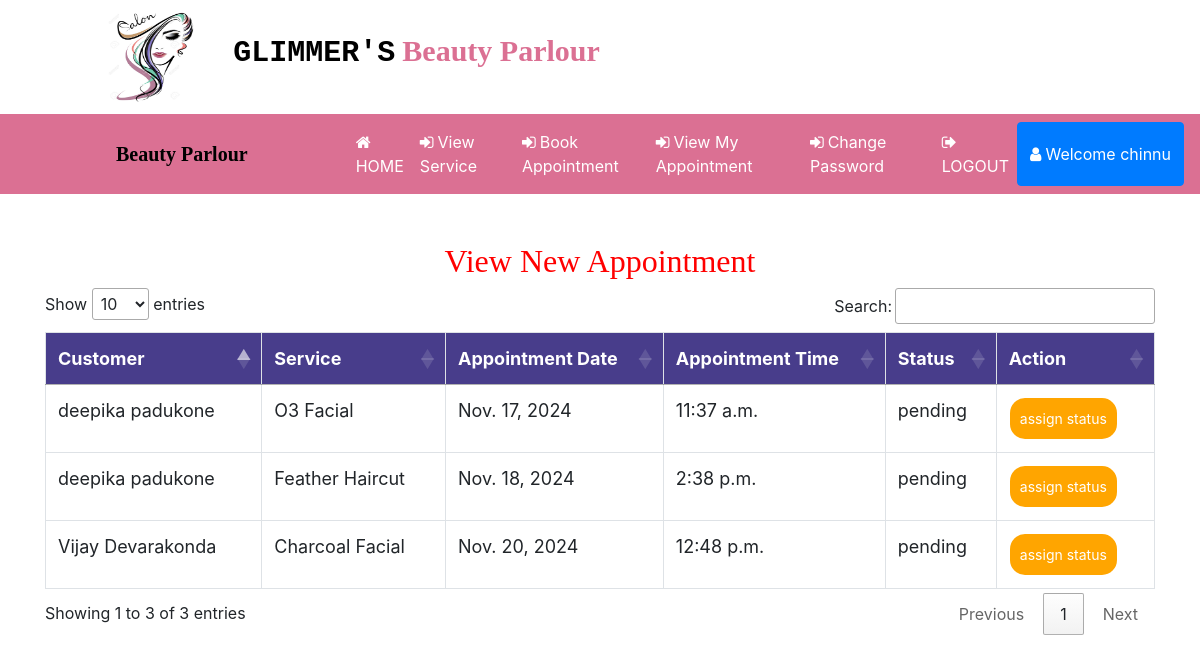
Screenshot of /view_new_appointment (signed in) with the database file from the repository.
### beauty/models.py (models this page shows, shortened)
class Apponitment(models.Model):
    service = models.ForeignKey(Servise,on_delete=models.CASCADE,null=True)
    customer = models.ForeignKey(Customer,on_delete=models.CASCADE,null=True)
    status = models.ForeignKey(Book_status,on_delete=models.CASCADE,null=True)
    paid = models.ForeignKey(Booking_Paid,on_delete=models.CASCADE,null=True)
    date1 = models.DateField(null=True)
    time1 = models.TimeField(null=True)

class Customer(models.Model):
    user = models.ForeignKey(User,on_delete=models.CASCADE,null=True)
    status = models.ForeignKey(User_status,on_delete=models.CASCADE,null=True)
    mobile = models.IntegerField(null=True)
    gender = models.CharField(max_length=10,null=True)
    image = models.ImageField(null=True,blank=True)

class Servise(models.Model):
    name = models.CharField(max_length=100,null=True)
    cost = models.IntegerField(null=True)
    image = models.FileField(null=True)

class Book_status(models.Model):
    status = models.CharField(max_length=100,null=True)

### beauty/views.py (the view)
# urls.py: path('view_new_appointment',View_New_Appointment,name="view_new_appointment"),
def View_New_Appointment(request):
    if not request.user.is_authenticated:
        return redirect('login_admin')
    status = Book_status.objects.get(status="pending")
    pro = Apponitment.objects.filter(status = status)
    d = {'appoint':pro}
    return render(request,'view_new_appointment.html',d)

### beauty/templates/view_new_appointment.html (shortened to what this page needs)
{% extends 'navigation.html' %}
{% load static %}
{% block body %}
<center><h2 style="color:red;margin-top:4%;font-family:'Monotype Corsiva';">View New Appointment</h2></center>
<div  class="container-fluid">
    <center>
    <div class="container">
        <table class="table table-bordered" id="myTable">
  <thead>
  <tr>
    <th>Customer</th>
    <th>Service</th>
    <th>Appointment Date</th>
      <th>Appointment Time</th>
    <th>Status</th>
    <th>Action</th>
  </tr>
  </thead>
   <tbody>
    {% for i in appoint %}
  <tr>
    <td>{{i.customer.user.first_name}} {{i.customer.user.last_name}}</td>
    <td>{{i.service.name}}</td>
      <td>{{i.date1}}</td>
      <td>{{i.time1}}</td>
      <td>{{i.status.status}}</td>
    <td><a href="{% url 'assign_book_status' i.id %}"><button class="button button1">assign status</button></a></td>
  </tr>
    {% endfor %}
    </tbody>
</table>
 </div></center>
</div>
{% endblock %}

### beauty/templates/navigation.html (shortened to what this page needs)
<!DOCTYPE html>
<html lang="en">
<head>
  {% load static %}
  <link rel="stylesheet" href="https://maxcdn.bootstrapcdn.com/bootstrap/4.0.0/css/bootstrap.min.css"
>
  <link rel=stylesheet href="//cdn.datatables.net/1.10.19/css/jquery.dataTables.min.css">
</head>
<link rel="stylesheet" href="https://cdnjs.cloudflare.com/ajax/libs/font-awesome/4.7.0/css/font-awesome.min.css">
</head>
<body>
  <div class="container-fluid" style="padding:1%;margin-bottom:0%;background:color:white">
    <img src="{% static 'images/beauty3.jpg' %}" style="width:90px;height:90px;margin-right:10px;margin-left:8%"><span
      style="padding:20px;font-weight:bold;font-size:30px">
      <span style="color:black;font-family : 'Courier New', Courier, monospace;">GLIMMER'S</span>
      <span style="color:palevioletred;font-family : 'Monotype Corsiva' ;">Beauty Parlour</span></h4>
  </div>
  <nav class="navbar navbar-expand-sm" style="background-color:palevioletred">
    <a class="navbar-brand" href="#"
      style="color:black;font-family:'Monotype Corsiva';font-weight:bold;margin-left:100px;margin-right:0">
      Beauty Parlour</a>
    <ul class="navbar-nav">
      {% if request.user.username %}
      {% if not request.user.is_staff %}
      <li class="nav-item">
        <a class="nav-link" href="{% url 'profile' %}" style="color:white;margin-left:100px">
          <i class="fa fa-home" style="margin-right:4px"></i>HOME</a>
      </li>
      <li class="nav-item">
        <a class="nav-link" href="{% url 'all_service' %}" style="color:white">
          <i class="fa fa-sign-in" style="margin-right:4px"></i>View Service</a>
      </li>
      <li class="nav-item">
        <a class="nav-link" href="{% url 'book_appointment' %}" style="color:white">
          <i class="fa fa-sign-in" style="margin-right:4px"></i>Book Appointment</a>
      </li>
      <li class="nav-item">
        <a class="nav-link" href="{% url 'view_appointment' %}" style="color:white">
          <i class="fa fa-sign-in" style="margin-right:4px"></i>View My Appointment</a>
      </li>
      <li class="nav-item">
        <a class="nav-link" href="{% url 'change_password' %}" style="color:white">
          <i class="fa fa-sign-in" style="margin-right:4px"></i>Change Password</a>
      </li>
      {% endif %}
      {% endif %}
      {% if request.user.is_authenticated %}
      {% if not request.user.is_staff %}
      <li class="nav-item">
        <a class="nav-link" href="{% url 'logout' %}" style="color:white">
          <i class="fa fa-sign-out" style="margin-right:4px"></i>LOGOUT</a>
      </li>
      <div class="btn-group">
        <button type="button" class="btn btn-primary" data-toggle="dropdown" aria-haspopup="true" aria-expanded="false">
          <i class="fa fa-user" style="margin-right:4px"></i>Welcome {{request.user.first_name}}
        </button>
      </div>
      {% endif %}
      {% endif %}
    </ul>
  </nav>
  {% block body %}
  {% endblock %}
</body>
</html>

### beauty/templates/navigation.html (style rules this page uses)
* { box-sizing: border-box; }
#myTable { border-collapse: collapse; width: 100%; border: 1px solid #ddd; font-size: 18px; }
#myTable th { text-align: left; padding: 12px; background-color: Darkslateblue; color: white; }
#myTable td { text-align: left; padding: 12px; background-color: white; }
#myTable tr { border-bottom: 1px solid #ddd; }
.button { background-color: orange; border: none; color: white; padding: 10px; text-align: center; text-decoration: none; display: inline-block; font-size: 14px; margin: 1px 1px; cursor: pointer; }
.button1 { border-radius: 15px; }

### rows the page displays
Apponitment: customer.user.first_name "deepika", customer.user.last_name "padukone", service.name "O3 Facial", date1 "Nov. 17, 2024", time1 "11:37 a.m.", status.status "pending"
Apponitment: customer.user.first_name "deepika", customer.user.last_name "padukone", service.name "Feather Haircut", date1 "Nov. 18, 2024", time1 "2:38 p.m.", status.status "pending"
Apponitment: customer.user.first_name "Vijay", customer.user.last_name "Devarakonda", service.name "Charcoal Facial", date1 "Nov. 20, 2024", time1 "12:48 p.m.", status.status "pending"

### other values shown
{{ request.user.first_name }} "chinnu"
